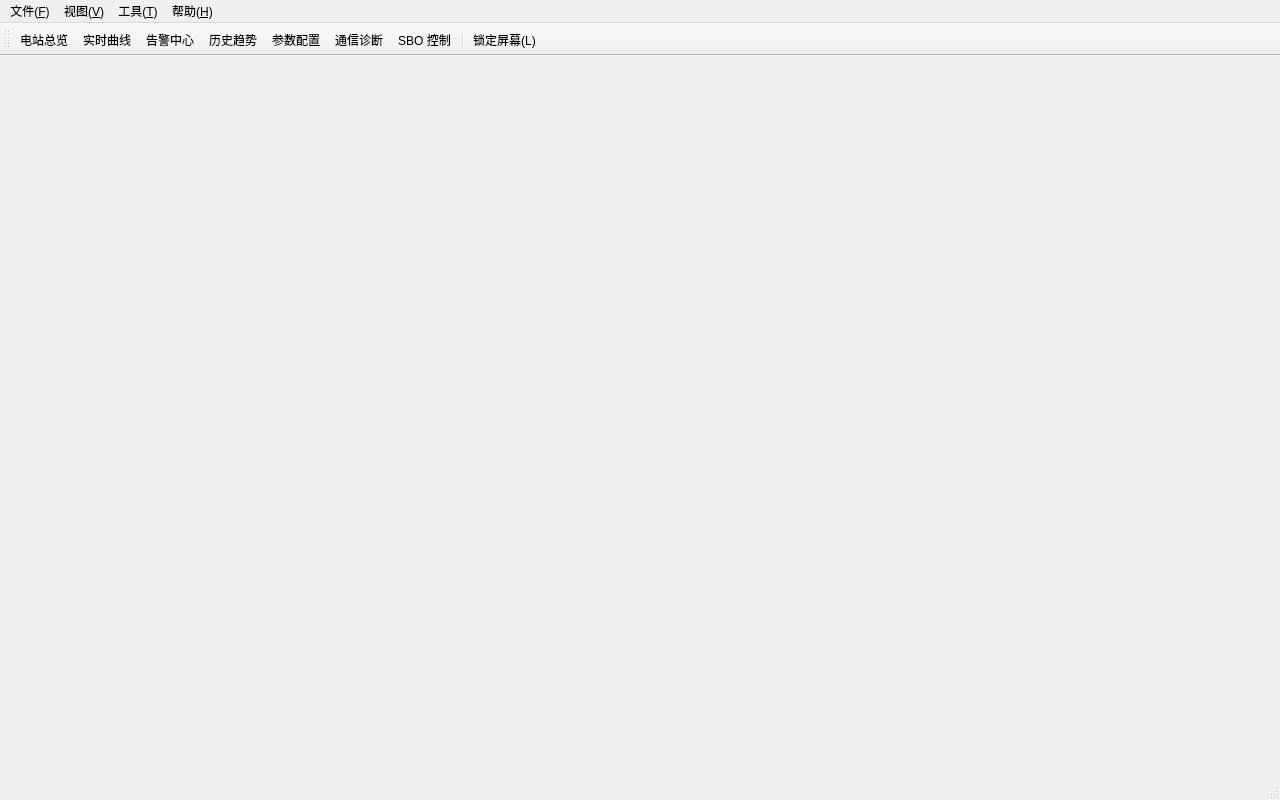
<?xml version="1.0" encoding="UTF-8"?>
<ui version="4.0">
 <class>MainWindow</class>
 <widget class="QMainWindow" name="MainWindow">
  <property name="geometry">
   <rect>
    <x>0</x>
    <y>0</y>
    <width>1280</width>
    <height>800</height>
   </rect>
  </property>
  <property name="windowTitle">
   <string>EnerSentry 储能上位机</string>
  </property>
  <widget class="QWidget" name="centralwidget">
   <layout class="QVBoxLayout" name="centralLayout">
    <item>
     <widget class="QStackedWidget" name="centralStack">
      <widget class="QWidget" name="pageOverview"/>
      <widget class="QWidget" name="pageTrend"/>
      <widget class="QWidget" name="pageAlarm"/>
      <widget class="QWidget" name="pageHistory"/>
      <widget class="QWidget" name="pageConfig"/>
      <widget class="QWidget" name="pageDiag"/>
      <widget class="QWidget" name="pageSbo"/>
     </widget>
    </item>
   </layout>
  </widget>
  <widget class="QMenuBar" name="menubar">
   <property name="geometry">
    <rect>
     <x>0</x>
     <y>0</y>
     <width>1280</width>
     <height>26</height>
    </rect>
   </property>
   <widget class="QMenu" name="menuFile">
    <property name="title">
     <string>文件(&amp;F)</string>
    </property>
    <addaction name="actExit"/>
   </widget>
   <widget class="QMenu" name="menuView">
    <property name="title">
     <string>视图(&amp;V)</string>
    </property>
    <addaction name="actViewOverview"/>
    <addaction name="actViewTrend"/>
    <addaction name="actViewAlarm"/>
    <addaction name="actViewHistory"/>
    <addaction name="actViewConfig"/>
    <addaction name="actViewDiag"/>
    <addaction name="actViewSbo"/>
   </widget>
   <widget class="QMenu" name="menuTools">
    <property name="title">
     <string>工具(&amp;T)</string>
    </property>
    <addaction name="actUsers"/>
    <addaction name="actAudit"/>
    <addaction name="actLock"/>
   </widget>
   <widget class="QMenu" name="menuHelp">
    <property name="title">
     <string>帮助(&amp;H)</string>
    </property>
    <addaction name="actAbout"/>
   </widget>
   <addaction name="menuFile"/>
   <addaction name="menuView"/>
   <addaction name="menuTools"/>
   <addaction name="menuHelp"/>
  </widget>
  <widget class="QToolBar" name="topToolBar">
   <property name="windowTitle">
    <string>视图工具栏</string>
   </property>
   <attribute name="toolBarArea">
    <enum>TopToolBarArea</enum>
   </attribute>
   <addaction name="actViewOverview"/>
   <addaction name="actViewTrend"/>
   <addaction name="actViewAlarm"/>
   <addaction name="actViewHistory"/>
   <addaction name="actViewConfig"/>
   <addaction name="actViewDiag"/>
   <addaction name="actViewSbo"/>
   <addaction name="separator"/>
   <addaction name="actLock"/>
  </widget>
  <widget class="QStatusBar" name="statusBar">
   <property name="sizeGripEnabled">
    <bool>true</bool>
   </property>
  </widget>
  <action name="actViewOverview">
   <property name="text">
    <string>电站总览</string>
   </property>
  </action>
  <action name="actViewTrend">
   <property name="text">
    <string>实时曲线</string>
   </property>
  </action>
  <action name="actViewAlarm">
   <property name="text">
    <string>告警中心</string>
   </property>
  </action>
  <action name="actViewHistory">
   <property name="text">
    <string>历史趋势</string>
   </property>
  </action>
  <action name="actViewConfig">
   <property name="text">
    <string>参数配置</string>
   </property>
  </action>
  <action name="actViewDiag">
   <property name="text">
    <string>通信诊断</string>
   </property>
  </action>
  <action name="actViewSbo">
   <property name="text">
    <string>SBO 控制</string>
   </property>
  </action>
  <action name="actLock">
   <property name="text">
    <string>锁定屏幕(&amp;L)</string>
   </property>
  </action>
  <action name="actAudit">
   <property name="text">
    <string>审计日志(&amp;A)</string>
   </property>
  </action>
  <action name="actUsers">
   <property name="text">
    <string>用户管理(&amp;U)</string>
   </property>
  </action>
  <action name="actExit">
   <property name="text">
    <string>退出(&amp;Q)</string>
   </property>
  </action>
  <action name="actAbout">
   <property name="text">
    <string>关于(&amp;A)</string>
   </property>
  </action>
 </widget>
 <resources/>
 <connections/>
</ui>
